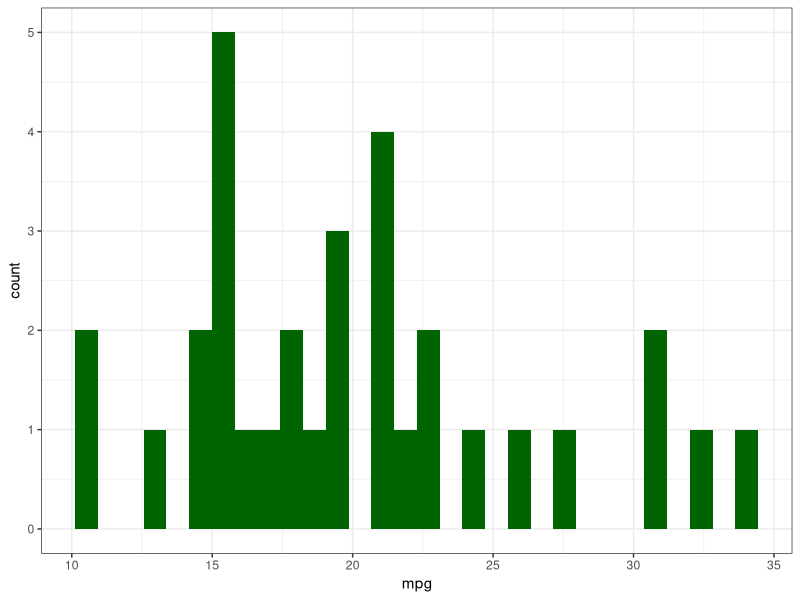

This chart was generated by the following R code:
## ---- chunk 1
knitr::opts_chunk$set(
  collapse = TRUE,
  comment = "#>"
)
## ---- chunk 2
library(ggplot2)
## ---- chunk 3
lil_hist <- ggplot(data = mtcars) +
  geom_histogram(aes(x=mpg), fill = "darkgreen") +
  theme_bw()
## ---- chunk 4
lil_hist
